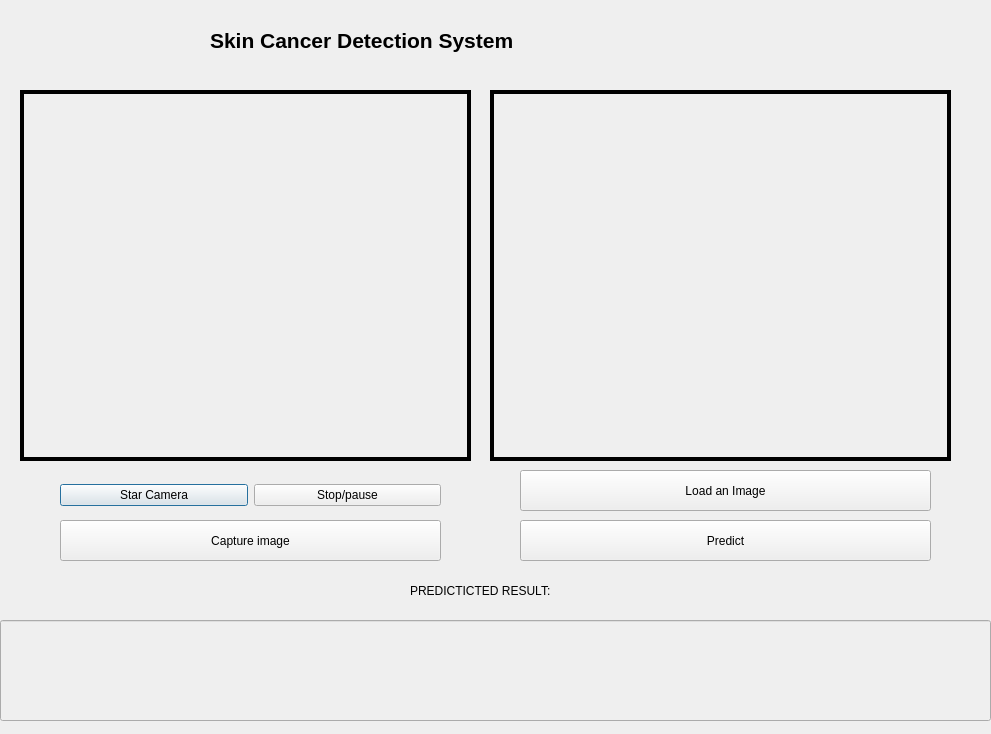
<?xml version="1.0" encoding="UTF-8"?>
<ui version="4.0">
 <class>Dialog</class>
 <widget class="QDialog" name="Dialog">
  <property name="windowModality">
   <enum>Qt::NonModal</enum>
  </property>
  <property name="geometry">
   <rect>
    <x>0</x>
    <y>0</y>
    <width>991</width>
    <height>734</height>
   </rect>
  </property>
  <property name="windowTitle">
   <string>Dialog</string>
  </property>
  <property name="autoFillBackground">
   <bool>false</bool>
  </property>
  <property name="sizeGripEnabled">
   <bool>false</bool>
  </property>
  <property name="modal">
   <bool>false</bool>
  </property>
  <widget class="QLabel" name="imgLabel">
   <property name="geometry">
    <rect>
     <x>20</x>
     <y>90</y>
     <width>451</width>
     <height>371</height>
    </rect>
   </property>
   <property name="maximumSize">
    <size>
     <width>640</width>
     <height>480</height>
    </size>
   </property>
   <property name="frameShape">
    <enum>QFrame::Box</enum>
   </property>
   <property name="frameShadow">
    <enum>QFrame::Plain</enum>
   </property>
   <property name="lineWidth">
    <number>4</number>
   </property>
   <property name="text">
    <string/>
   </property>
  </widget>
  <widget class="QLabel" name="imgLabel2">
   <property name="geometry">
    <rect>
     <x>490</x>
     <y>90</y>
     <width>461</width>
     <height>371</height>
    </rect>
   </property>
   <property name="maximumSize">
    <size>
     <width>640</width>
     <height>480</height>
    </size>
   </property>
   <property name="frameShape">
    <enum>QFrame::Box</enum>
   </property>
   <property name="lineWidth">
    <number>4</number>
   </property>
   <property name="midLineWidth">
    <number>0</number>
   </property>
   <property name="text">
    <string/>
   </property>
  </widget>
  <widget class="QLabel" name="label_7">
   <property name="geometry">
    <rect>
     <x>410</x>
     <y>570</y>
     <width>181</width>
     <height>41</height>
    </rect>
   </property>
   <property name="text">
    <string>PREDICTICTED RESULT:</string>
   </property>
  </widget>
  <widget class="QLineEdit" name="PredictedResult">
   <property name="enabled">
    <bool>false</bool>
   </property>
   <property name="geometry">
    <rect>
     <x>0</x>
     <y>620</y>
     <width>991</width>
     <height>101</height>
    </rect>
   </property>
   <property name="sizePolicy">
    <sizepolicy hsizetype="Expanding" vsizetype="Expanding">
     <horstretch>33</horstretch>
     <verstretch>52</verstretch>
    </sizepolicy>
   </property>
   <property name="font">
    <font>
     <family>8514oem</family>
     <weight>75</weight>
     <italic>true</italic>
     <bold>true</bold>
    </font>
   </property>
   <property name="cursor">
    <cursorShape>OpenHandCursor</cursorShape>
   </property>
   <property name="contextMenuPolicy">
    <enum>Qt::CustomContextMenu</enum>
   </property>
   <property name="toolTip">
    <string notr="true"/>
   </property>
   <property name="toolTipDuration">
    <number>0</number>
   </property>
   <property name="layoutDirection">
    <enum>Qt::LeftToRight</enum>
   </property>
   <property name="autoFillBackground">
    <bool>false</bool>
   </property>
   <property name="maxLength">
    <number>32803</number>
   </property>
   <property name="frame">
    <bool>true</bool>
   </property>
   <property name="dragEnabled">
    <bool>true</bool>
   </property>
  </widget>
  <widget class="QWidget" name="layoutWidget">
   <property name="geometry">
    <rect>
     <x>60</x>
     <y>475</y>
     <width>381</width>
     <height>41</height>
    </rect>
   </property>
   <layout class="QHBoxLayout" name="horizontalLayout_4">
    <item>
     <widget class="QPushButton" name="startButton">
      <property name="cursor">
       <cursorShape>PointingHandCursor</cursorShape>
      </property>
      <property name="text">
       <string>Star Camera</string>
      </property>
     </widget>
    </item>
    <item>
     <widget class="QPushButton" name="stopButton">
      <property name="cursor">
       <cursorShape>PointingHandCursor</cursorShape>
      </property>
      <property name="text">
       <string>Stop/pause</string>
      </property>
     </widget>
    </item>
   </layout>
  </widget>
  <widget class="QPushButton" name="captureButton">
   <property name="geometry">
    <rect>
     <x>60</x>
     <y>520</y>
     <width>381</width>
     <height>41</height>
    </rect>
   </property>
   <property name="cursor">
    <cursorShape>PointingHandCursor</cursorShape>
   </property>
   <property name="text">
    <string>Capture image</string>
   </property>
  </widget>
  <widget class="QPushButton" name="predictButton">
   <property name="geometry">
    <rect>
     <x>520</x>
     <y>520</y>
     <width>411</width>
     <height>41</height>
    </rect>
   </property>
   <property name="cursor">
    <cursorShape>PointingHandCursor</cursorShape>
   </property>
   <property name="text">
    <string>Predict</string>
   </property>
  </widget>
  <widget class="QPushButton" name="loadButton">
   <property name="geometry">
    <rect>
     <x>520</x>
     <y>470</y>
     <width>411</width>
     <height>41</height>
    </rect>
   </property>
   <property name="text">
    <string>Load an Image</string>
   </property>
  </widget>
  <widget class="QLabel" name="label">
   <property name="geometry">
    <rect>
     <x>210</x>
     <y>0</y>
     <width>551</width>
     <height>81</height>
    </rect>
   </property>
   <property name="font">
    <font>
     <pointsize>16</pointsize>
     <weight>75</weight>
     <bold>true</bold>
    </font>
   </property>
   <property name="mouseTracking">
    <bool>false</bool>
   </property>
   <property name="tabletTracking">
    <bool>false</bool>
   </property>
   <property name="frameShadow">
    <enum>QFrame::Plain</enum>
   </property>
   <property name="text">
    <string>Skin Cancer Detection System </string>
   </property>
  </widget>
  <widget class="QLabel" name="label_2">
   <property name="geometry">
    <rect>
     <x>610</x>
     <y>370</y>
     <width>181</width>
     <height>51</height>
    </rect>
   </property>
   <property name="text">
    <string/>
   </property>
  </widget>
  <zorder>layoutWidget</zorder>
  <zorder>imgLabel</zorder>
  <zorder>imgLabel2</zorder>
  <zorder>label_7</zorder>
  <zorder>PredictedResult</zorder>
  <zorder>captureButton</zorder>
  <zorder>predictButton</zorder>
  <zorder>loadButton</zorder>
  <zorder>label</zorder>
  <zorder>label_2</zorder>
 </widget>
 <resources/>
 <connections/>
</ui>
